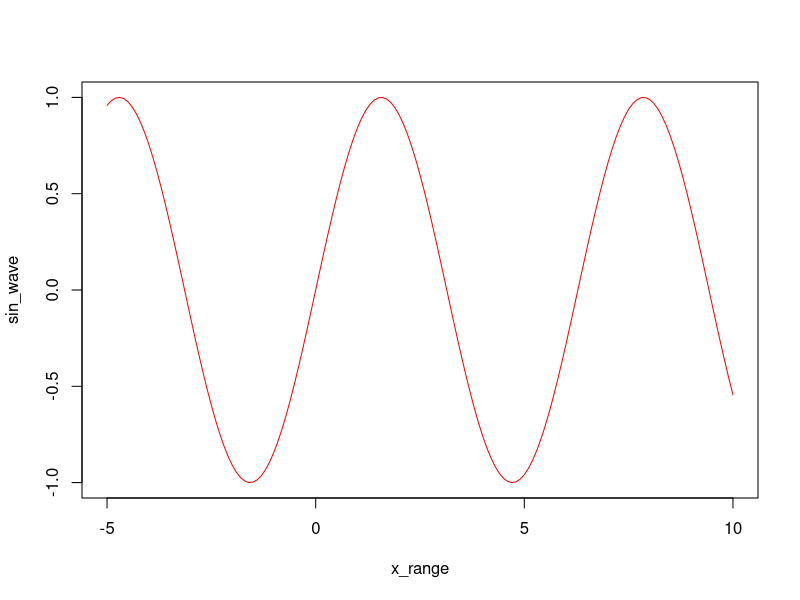
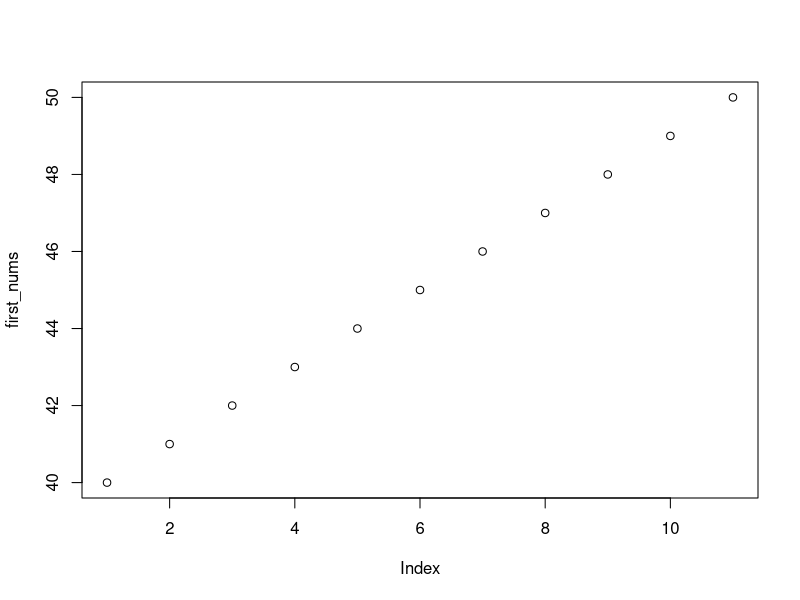
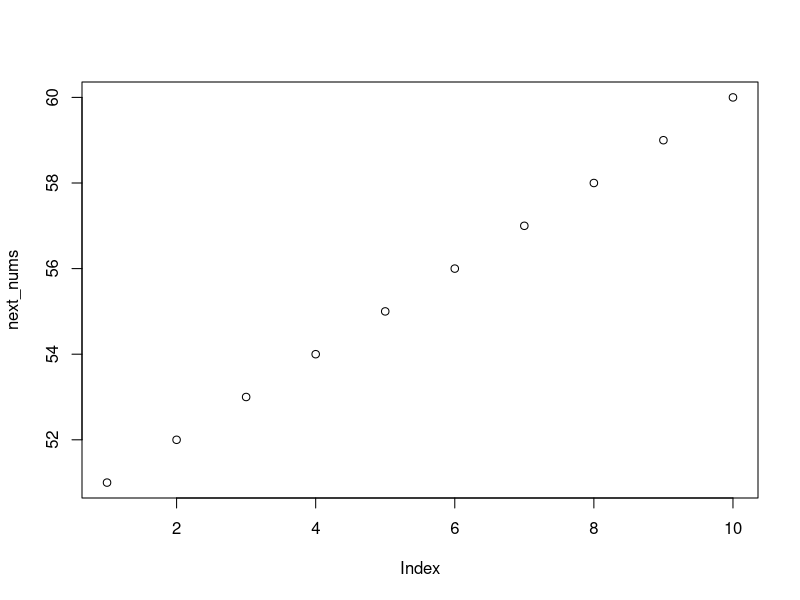
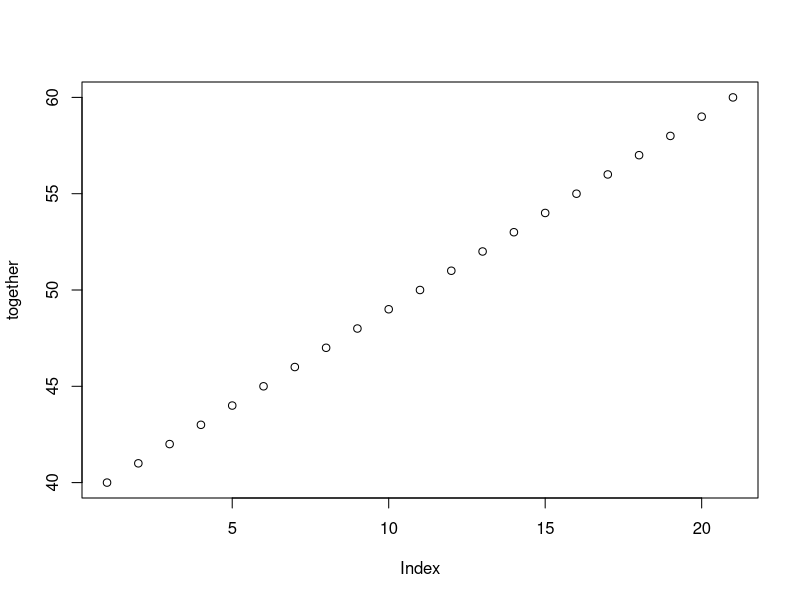

Generate these figures, in order, with R:
## ---- chunk 1
knitr::opts_chunk$set(echo = TRUE)
## ---- chunk 2
n <- 10:49
print(n)

length_n <- length(n)
print(length_n)

n_plus_one <- n + 1
print(n_plus_one)

m1 <- seq(10, 1)
print(m1)

result <- n - m1 
print(result)



## ---- chunk 3
x_range <- seq(-5,10,by =0.1)
sin_wave<- sin(x_range)
plot(x_range, sin_wave, type = "l",col = "red")

## ---- chunk 4
first_nums<- 40:50
plot(first_nums)

next_nums<- 51:60
plot(next_nums)

together<- c(first_nums, next_nums)
plot(together)

this_is_the_7th_num<- together [7]
this_is_the_7th_num

this_is_the_5th_and_8th_num <-together [5:8]
this_is_the_5th_and_8th_num

last <-length(together)
last

new_vector <- c(together[1:3], together[(length(together)-2):length(together)])
print(new_vector)


if(length(together) > 2) {
  new_vector_1 <- c(together[1:3], together[(length(together)-2):length(together)])
} else {
  new_vector_1 <- together
}
print(new_vector_1)

## ---- chunk 5
dice_roll<-function() {
  result<-sample(1:6, 1)
  return(result)
}
dice_roll()
## ---- chunk 6
dice_roll_1<-function() {
  result_1<-sample(1:6, 1)
  return(result_1)
}


dice_roll_2<-function() {
  result_2<-sample(1:6, 1)
  return(result_2)
}


sum_of_2_rolls = dice_roll_1() + dice_roll_2()
sum_of_2_rolls



## ---- chunk 7
# Your one-roll function goes here
dice_roll<-function() {
  result<-sample(1:6, 1)
  return(result)
}
dice_roll()

roll_dice_for_names <- function(John_n, Adam_G){ 
  roll1 <- dice_roll()
  roll2 <- dice_roll()
  
if (roll1 == roll2) {
    
    roll1 <- dice_roll()
    roll2 <- dice_roll()
    if (roll1 == roll2) {
      return("draw")
    }
  }
if(roll1> roll2){
  return(John_n)
} else{
  return(Adam_G)
}
  
}
roll_dice_for_names("john", "adam")
  
  



## ---- chunk 8
game_15vs <- function(player1,player2){
  
  roll1 <- sample(1:6,15,replace=T)
  roll2 <- sample(1:6,15,replace=T)
  
  player1_win <- sum(roll1 >= roll2)
  player2_win <- sum(roll1 <= roll2)
  
  if(player1_win>player2_win){player1}
  else if (player1_win<player2_win){player2}
  else{"draw"}
}
  game_15vs("Adam_G","John_N")



## ---- chunk 9
# Your "cheating" function goes here
game_15vs_rigged <- function(player1,player2){
  
  roll1 <- sample(1:6,15,replace=T, prob <-c(.1,.1,.1,.1,.1,.5))
  roll2 <- sample(1:6,15,replace=T, prob <-c(.95,.1,.1,.1,.1,.1))
  
  player1_win <- sum(roll1 >= roll2)
  player2_win <- sum(roll1 <= roll2)
  
  if(player1_win>player2_win){player1}
  else if (player1_win<player2_win){player2}
  else{"draw"}
}
  game_15vs("Adam_G","John_N")
